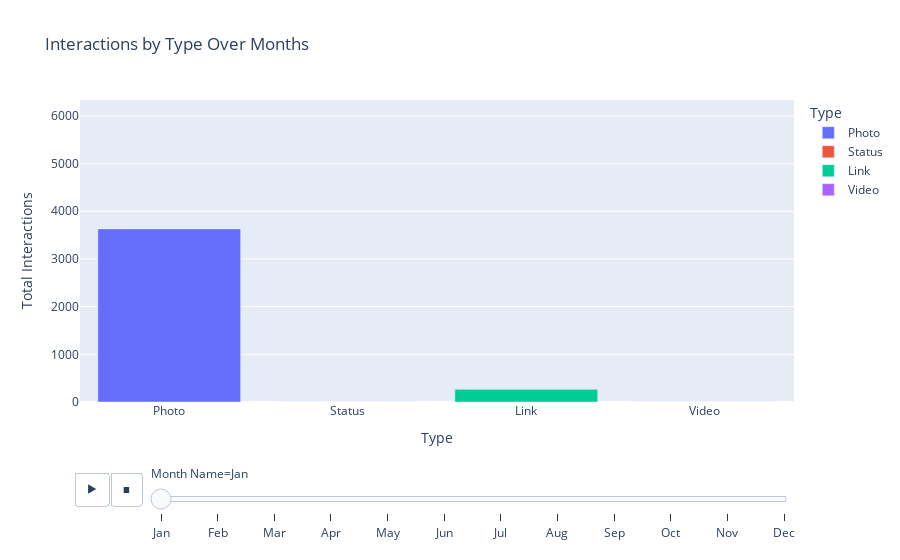

The cell this chart's notebook holds for it:
### Markdown cell above
## Total Interactions by Type Over Months

For this visualization, I used Plotly to create an interactive chart. You see the types of posts broken into 4 vertical bars, one for each type. By using the month slider, you can compare month to month the change for each. You can also hit the play button to allow it to automatically animate from month the month, showing the bars grow and shrink in height.

### Code cell
# Map numeric month to month name
df['Month Name'] = df['Post Month'].apply(
    lambda x: calendar.month_abbr[int(x)])

# List of month names in order
month_order = [calendar.month_abbr[i] for i in range(1, 13)]

# Set categorical type
df['Month Name'] = pd.Categorical(
    df['Month Name'], categories=month_order, ordered=True)

all_types = ['Photo', 'Status', 'Link', 'Video']

# Create a DataFrame with all combinations
all_combinations = pd.MultiIndex.from_product(
    [month_order, all_types], names=['Month Name', 'Type']
).to_frame(index=False)

# Group your original data to get total interactions per month/type
grouped = df.groupby(['Month Name', 'Type'], as_index=False, observed=True)[
    'Total Interactions'].sum()

# Merge to ensure all combinations are present
full_data = all_combinations.merge(
    grouped, on=['Month Name', 'Type'], how='left'
)

# Fill missing values with zero
full_data['Total Interactions'] = full_data['Total Interactions'].fillna(0)

fig = px.bar(
    full_data,
    x='Type',
    y='Total Interactions',
    color='Type',
    animation_frame='Month Name',
    category_orders={'Month Name': month_order},
    range_y=[0, df['Total Interactions'].max()],
    title='Interactions by Type Over Months'
)
fig.show()

### Figure 1 — Plotly figure (JSON) as saved in the notebook; plotly's stock layout.template omitted (floating-point values rounded to 4 significant figures)
{"data": [{"hovertemplate": "Type=%{x}<br>Month Name=Jan<br>Total Interactions=%{y}<extra></extra>", "legendgroup": "Photo", "marker": {"color": "#636efa", "pattern": {"shape": ""}}, "name": "Photo", "orientation": "v", "showlegend": true, "textposition": "auto", "type": "bar", "x": ["Photo"], "xaxis": "x", "y": [3631.0], "yaxis": "y"}, {"hovertemplate": "Type=%{x}<br>Month Name=Jan<br>Total Interactions=%{y}<extra></extra>", "legendgroup": "Status", "marker": {"color": "#EF553B", "pattern": {"shape": ""}}, "name": "Status", "orientation": "v", "showlegend": true, "textposition": "auto", "type": "bar", "x": ["Status"], "xaxis": "x", "y": [0.0], "yaxis": "y"}, {"hovertemplate": "Type=%{x}<br>Month Name=Jan<br>Total Interactions=%{y}<extra></extra>", "legendgroup": "Link", "marker": {"color": "#00cc96", "pattern": {"shape": ""}}, "name": "Link", "orientation": "v", "showlegend": true, "textposition": "auto", "type": "bar", "x": ["Link"], "xaxis": "x", "y": [265.0], "yaxis": "y"}, {"hovertemplate": "Type=%{x}<br>Month Name=Jan<br>Total Interactions=%{y}<extra></extra>", "legendgroup": "Video", "marker": {"color": "#ab63fa", "pattern": {"shape": ""}}, "name": "Video", "orientation": "v", "showlegend": true, "textposition": "auto", "type": "bar", "x": ["Video"], "xaxis": "x", "y": [0.0], "yaxis": "y"}], "layout": {"barmode": "relative", "legend": {"title": {"text": "Type"}, "tracegroupgap": 0}, "sliders": [{"active": 0, "currentvalue": {"prefix": "Month Name="}, "len": 0.9, "pad": {"b": 10, "t": 60}, "steps": [{"args": [["Jan"], {"frame": {"duration": 0, "redraw": true}, "fromcurrent": true, "mode": "immediate", "transition": {"duration": 0, "easing": "linear"}}], "label": "Jan", "method": "animate"}, {"args": [["Feb"], {"frame": {"duration": 0, "redraw": true}, "fromcurrent": true, "mode": "immediate", "transition": {"duration": 0, "easing": "linear"}}], "label": "Feb", "method": "animate"}, {"args": [["Mar"], {"frame": {"duration": 0, "redraw": true}, "fromcurrent": true, "mode": "immediate", "transition": {"duration": 0, "easing": "linear"}}], "label": "Mar", "method": "animate"}, {"args": [["Apr"], {"frame": {"duration": 0, "redraw": true}, "fromcurrent": true, "mode": "immediate", "transition": {"duration": 0, "easing": "linear"}}], "label": "Apr", "method": "animate"}, {"args": [["May"], {"frame": {"duration": 0, "redraw": true}, "fromcurrent": true, "mode": "immediate", "transition": {"duration": 0, "easing": "linear"}}], "label": "May", "method": "animate"}, {"args": [["Jun"], {"frame": {"duration": 0, "redraw": true}, "fromcurrent": true, "mode": "immediate", "transition": {"duration": 0, "easing": "linear"}}], "label": "Jun", "method": "animate"}, {"args": [["Jul"], {"frame": {"duration": 0, "redraw": true}, "fromcurrent": true, "mode": "immediate", "transition": {"duration": 0, "easing": "linear"}}], "label": "Jul", "method": "animate"}, {"args": [["Aug"], {"frame": {"duration": 0, "redraw": true}, "fromcurrent": true, "mode": "immediate", "transition": {"duration": 0, "easing": "linear"}}], "label": "Aug", "method": "animate"}, {"args": [["Sep"], {"frame": {"duration": 0, "redraw": true}, "fromcurrent": true, "mode": "immediate", "transition": {"duration": 0, "easing": "linear"}}], "label": "Sep", "method": "animate"}, {"args": [["Oct"], {"frame": {"duration": 0, "redraw": true}, "fromcurrent": true, "mode": "immediate", "transition": {"duration": 0, "easing": "linear"}}], "label": "Oct", "method": "animate"}, {"args": [["Nov"], {"frame": {"duration": 0, "redraw": true}, "fromcurrent": true, "mode": "immediate", "transition": {"duration": 0, "easing": "linear"}}], "label": "Nov", "method": "animate"}, {"args": [["Dec"], {"frame": {"duration": 0, "redraw": true}, "fromcurrent": true, "mode": "immediate", "transition": {"duration": 0, "easing": "linear"}}], "label": "Dec", "method": "animate"}], "x": 0.1, "xanchor": "left", "y": 0, "yanchor": "top"}], "title": {"text": "Interactions by Type Over Months"}, "updatemenus": [{"buttons": [{"args": [null, {"frame": {"duration": 500, "redraw": true}, "fromcurrent": true, "mode": "immediate", "transition": {"duration": 500, "easing": "linear"}}], "label": "&#9654;", "method": "animate"}, {"args": [[null], {"frame": {"duration": 0, "redraw": true}, "fromcurrent": true, "mode": "immediate", "transition": {"duration": 0, "easing": "linear"}}], "label": "&#9724;", "method": "animate"}], "direction": "left", "pad": {"r": 10, "t": 70}, "showactive": false, "type": "buttons", "x": 0.1, "xanchor": "right", "y": 0, "yanchor": "top"}], "xaxis": {"anchor": "y", "categoryarray": ["Photo", "Status", "Link", "Video"], "categoryorder": "array", "domain": [0, 1], "title": {"text": "Type"}}, "yaxis": {"anchor": "x", "domain": [0, 1], "range": [0, 6334], "title": {"text": "Total Interactions"}}}}
